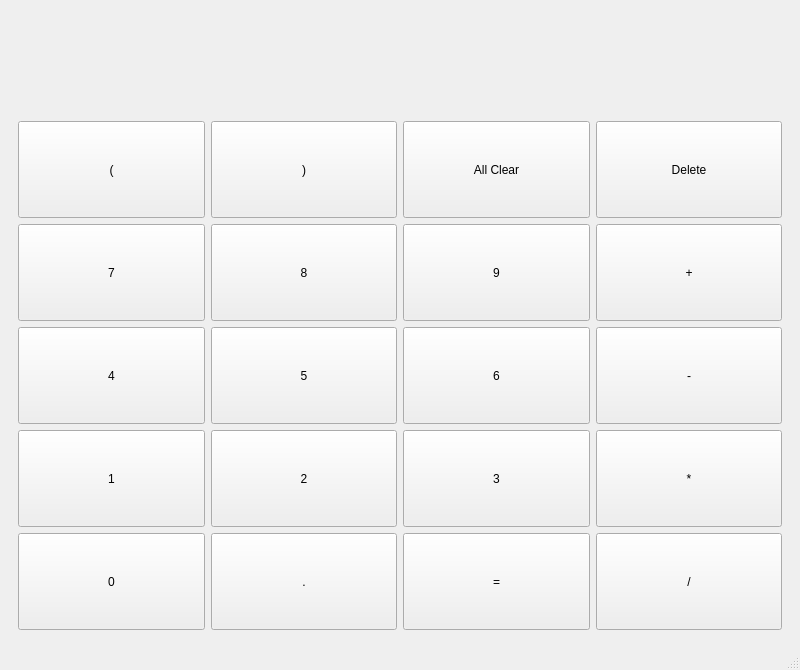
<?xml version="1.0" encoding="UTF-8"?>
<ui version="4.0">
 <class>MainWindow</class>
 <widget class="QMainWindow" name="MainWindow">
  <property name="geometry">
   <rect>
    <x>0</x>
    <y>0</y>
    <width>800</width>
    <height>670</height>
   </rect>
  </property>
  <property name="windowTitle">
   <string>MainWindow</string>
  </property>
  <widget class="QWidget" name="centralwidget">
   <layout class="QGridLayout" name="gridLayout_3">
    <item row="0" column="0">
     <widget class="QWidget" name="widget" native="true">
      <layout class="QGridLayout" name="gridLayout_2">
       <item row="0" column="0">
        <layout class="QGridLayout" name="gridLayout">
         <item row="3" column="0">
          <widget class="QPushButton" name="button_four">
           <property name="sizePolicy">
            <sizepolicy hsizetype="Minimum" vsizetype="Expanding">
             <horstretch>0</horstretch>
             <verstretch>0</verstretch>
            </sizepolicy>
           </property>
           <property name="text">
            <string>4</string>
           </property>
          </widget>
         </item>
         <item row="5" column="0">
          <widget class="QPushButton" name="button_zero">
           <property name="sizePolicy">
            <sizepolicy hsizetype="Minimum" vsizetype="MinimumExpanding">
             <horstretch>0</horstretch>
             <verstretch>0</verstretch>
            </sizepolicy>
           </property>
           <property name="autoFillBackground">
            <bool>false</bool>
           </property>
           <property name="text">
            <string>0</string>
           </property>
           <property name="autoExclusive">
            <bool>false</bool>
           </property>
          </widget>
         </item>
         <item row="3" column="1">
          <widget class="QPushButton" name="button_five">
           <property name="sizePolicy">
            <sizepolicy hsizetype="Minimum" vsizetype="Expanding">
             <horstretch>0</horstretch>
             <verstretch>0</verstretch>
            </sizepolicy>
           </property>
           <property name="text">
            <string>5</string>
           </property>
          </widget>
         </item>
         <item row="3" column="2">
          <widget class="QPushButton" name="button_six">
           <property name="sizePolicy">
            <sizepolicy hsizetype="Minimum" vsizetype="Expanding">
             <horstretch>0</horstretch>
             <verstretch>0</verstretch>
            </sizepolicy>
           </property>
           <property name="text">
            <string>6</string>
           </property>
          </widget>
         </item>
         <item row="5" column="2">
          <widget class="QPushButton" name="button_equal">
           <property name="sizePolicy">
            <sizepolicy hsizetype="Minimum" vsizetype="Expanding">
             <horstretch>0</horstretch>
             <verstretch>0</verstretch>
            </sizepolicy>
           </property>
           <property name="text">
            <string>=</string>
           </property>
          </widget>
         </item>
         <item row="2" column="2">
          <widget class="QPushButton" name="button_nine">
           <property name="sizePolicy">
            <sizepolicy hsizetype="Minimum" vsizetype="Expanding">
             <horstretch>0</horstretch>
             <verstretch>0</verstretch>
            </sizepolicy>
           </property>
           <property name="text">
            <string>9</string>
           </property>
          </widget>
         </item>
         <item row="4" column="2">
          <widget class="QPushButton" name="button_three">
           <property name="sizePolicy">
            <sizepolicy hsizetype="Minimum" vsizetype="Expanding">
             <horstretch>0</horstretch>
             <verstretch>0</verstretch>
            </sizepolicy>
           </property>
           <property name="text">
            <string>3</string>
           </property>
          </widget>
         </item>
         <item row="4" column="0">
          <widget class="QPushButton" name="button_one">
           <property name="sizePolicy">
            <sizepolicy hsizetype="Minimum" vsizetype="Expanding">
             <horstretch>0</horstretch>
             <verstretch>0</verstretch>
            </sizepolicy>
           </property>
           <property name="text">
            <string>1</string>
           </property>
          </widget>
         </item>
         <item row="4" column="3">
          <widget class="QPushButton" name="button_multi">
           <property name="sizePolicy">
            <sizepolicy hsizetype="Minimum" vsizetype="Expanding">
             <horstretch>0</horstretch>
             <verstretch>0</verstretch>
            </sizepolicy>
           </property>
           <property name="text">
            <string>*</string>
           </property>
          </widget>
         </item>
         <item row="2" column="0">
          <widget class="QPushButton" name="button_seven">
           <property name="sizePolicy">
            <sizepolicy hsizetype="Minimum" vsizetype="Expanding">
             <horstretch>0</horstretch>
             <verstretch>0</verstretch>
            </sizepolicy>
           </property>
           <property name="text">
            <string>7</string>
           </property>
          </widget>
         </item>
         <item row="2" column="1">
          <widget class="QPushButton" name="button_eight">
           <property name="sizePolicy">
            <sizepolicy hsizetype="Minimum" vsizetype="Expanding">
             <horstretch>0</horstretch>
             <verstretch>0</verstretch>
            </sizepolicy>
           </property>
           <property name="text">
            <string>8</string>
           </property>
          </widget>
         </item>
         <item row="4" column="1">
          <widget class="QPushButton" name="button_two">
           <property name="sizePolicy">
            <sizepolicy hsizetype="Minimum" vsizetype="Expanding">
             <horstretch>0</horstretch>
             <verstretch>0</verstretch>
            </sizepolicy>
           </property>
           <property name="text">
            <string>2</string>
           </property>
          </widget>
         </item>
         <item row="3" column="3">
          <widget class="QPushButton" name="button_minus">
           <property name="sizePolicy">
            <sizepolicy hsizetype="Minimum" vsizetype="Expanding">
             <horstretch>0</horstretch>
             <verstretch>0</verstretch>
            </sizepolicy>
           </property>
           <property name="text">
            <string>-</string>
           </property>
          </widget>
         </item>
         <item row="2" column="3">
          <widget class="QPushButton" name="button_plus">
           <property name="sizePolicy">
            <sizepolicy hsizetype="Minimum" vsizetype="Expanding">
             <horstretch>0</horstretch>
             <verstretch>0</verstretch>
            </sizepolicy>
           </property>
           <property name="text">
            <string>+</string>
           </property>
          </widget>
         </item>
         <item row="5" column="3">
          <widget class="QPushButton" name="button_divide">
           <property name="sizePolicy">
            <sizepolicy hsizetype="Minimum" vsizetype="Expanding">
             <horstretch>0</horstretch>
             <verstretch>0</verstretch>
            </sizepolicy>
           </property>
           <property name="text">
            <string>/</string>
           </property>
          </widget>
         </item>
         <item row="5" column="1">
          <widget class="QPushButton" name="button_dot">
           <property name="sizePolicy">
            <sizepolicy hsizetype="Minimum" vsizetype="Expanding">
             <horstretch>0</horstretch>
             <verstretch>0</verstretch>
            </sizepolicy>
           </property>
           <property name="text">
            <string>.</string>
           </property>
          </widget>
         </item>
         <item row="0" column="0" colspan="4">
          <widget class="QLabel" name="display">
           <property name="sizePolicy">
            <sizepolicy hsizetype="Preferred" vsizetype="Expanding">
             <horstretch>0</horstretch>
             <verstretch>0</verstretch>
            </sizepolicy>
           </property>
           <property name="font">
            <font>
             <family>游明朝</family>
             <pointsize>30</pointsize>
            </font>
           </property>
           <property name="text">
            <string/>
           </property>
           <property name="alignment">
            <set>Qt::AlignmentFlag::AlignCenter</set>
           </property>
          </widget>
         </item>
         <item row="1" column="3">
          <widget class="QPushButton" name="button_delete">
           <property name="sizePolicy">
            <sizepolicy hsizetype="Minimum" vsizetype="Expanding">
             <horstretch>0</horstretch>
             <verstretch>0</verstretch>
            </sizepolicy>
           </property>
           <property name="text">
            <string>Delete</string>
           </property>
          </widget>
         </item>
         <item row="1" column="2">
          <widget class="QPushButton" name="button_clear">
           <property name="sizePolicy">
            <sizepolicy hsizetype="Minimum" vsizetype="Expanding">
             <horstretch>0</horstretch>
             <verstretch>0</verstretch>
            </sizepolicy>
           </property>
           <property name="text">
            <string>All Clear</string>
           </property>
          </widget>
         </item>
         <item row="1" column="0">
          <widget class="QPushButton" name="button_front">
           <property name="sizePolicy">
            <sizepolicy hsizetype="Minimum" vsizetype="Expanding">
             <horstretch>0</horstretch>
             <verstretch>0</verstretch>
            </sizepolicy>
           </property>
           <property name="text">
            <string>(</string>
           </property>
          </widget>
         </item>
         <item row="1" column="1">
          <widget class="QPushButton" name="button_back">
           <property name="sizePolicy">
            <sizepolicy hsizetype="Minimum" vsizetype="Expanding">
             <horstretch>0</horstretch>
             <verstretch>0</verstretch>
            </sizepolicy>
           </property>
           <property name="text">
            <string>)</string>
           </property>
          </widget>
         </item>
        </layout>
       </item>
      </layout>
     </widget>
    </item>
   </layout>
  </widget>
  <widget class="QMenuBar" name="menubar">
   <property name="geometry">
    <rect>
     <x>0</x>
     <y>0</y>
     <width>800</width>
     <height>21</height>
    </rect>
   </property>
  </widget>
  <widget class="QStatusBar" name="statusbar"/>
 </widget>
 <resources/>
 <connections/>
</ui>
